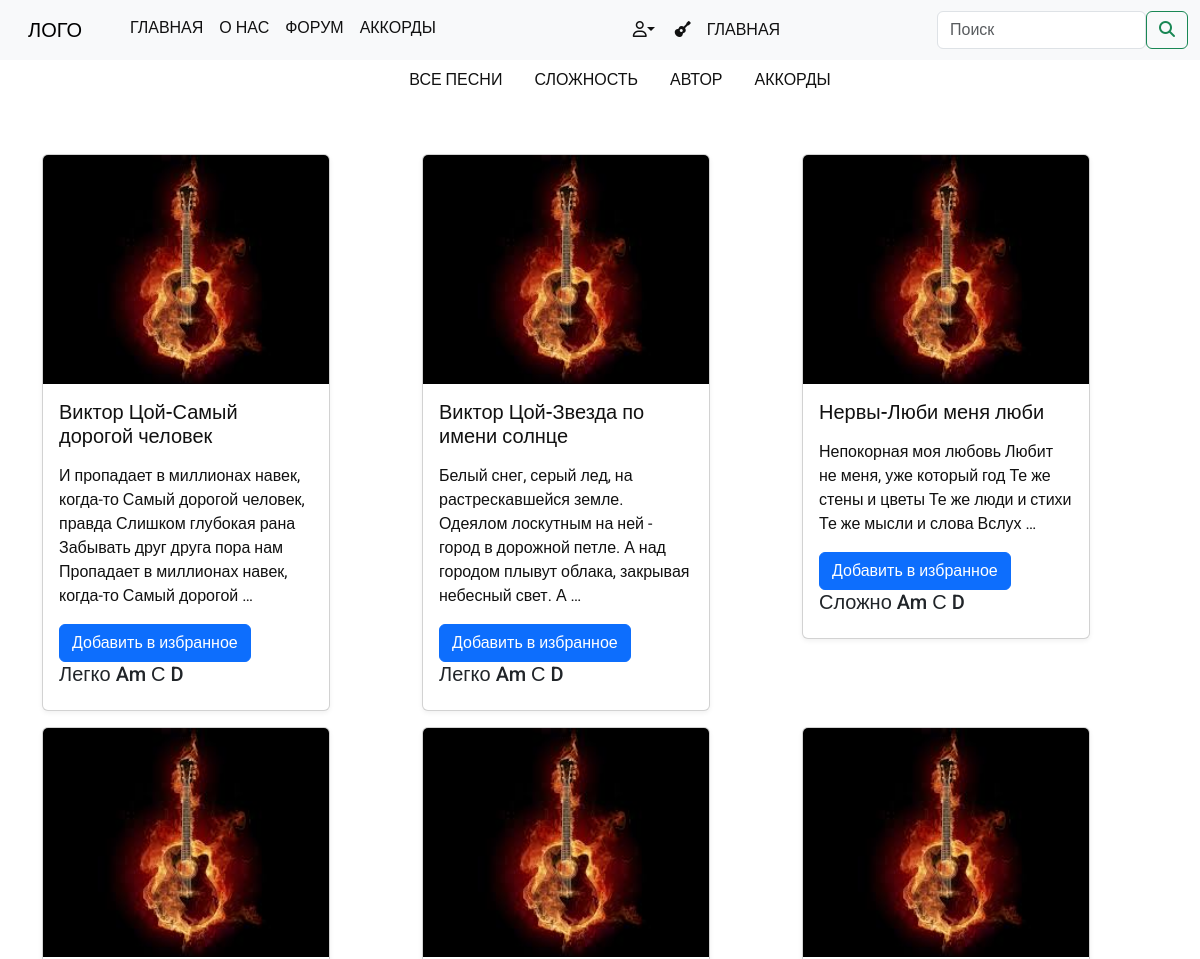
Page /sings/ (upper part) on the earlier database version.
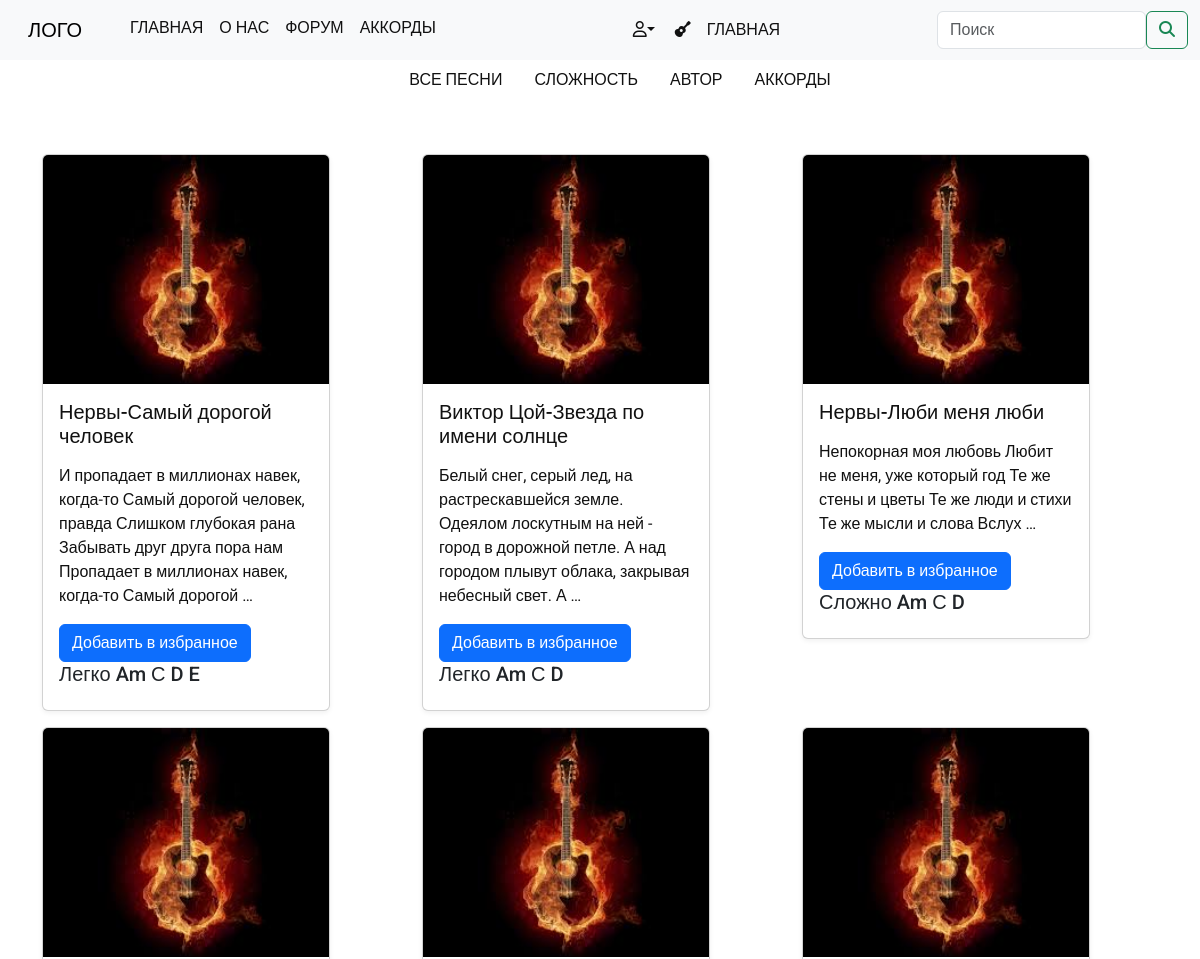
Same page on the later database version.
### guitar/models.py (models this page shows, shortened)
class Sings(models.Model):
    class Status(models.IntegerChoices):
        DRAFT = 0, 'Черновик'
        PUBLISHED = 1, 'Опубликовано'
    title = models.CharField(max_length=50, verbose_name="Название песни")
    slug = models.SlugField(max_length=255, unique=True,db_index=True)
    content = models.TextField(blank=True)
    time_create = models.DateTimeField(auto_now_add=True, verbose_name="Время создания")
    time_update = models.DateTimeField(auto_now=True)
    is_published = models.BooleanField(choices=tuple(map(lambda x:(bool(x[0]),x[1]),Status.choices)), default=Status.DRAFT, verbose_name="Публикация")
    difficult = models.ForeignKey("Difficulty", on_delete=models.PROTECT, related_name="sings", verbose_name="Сложность")
    chords = models.ManyToManyField("Chords", related_name="sings")
    author = models.ForeignKey("Authors", on_delete=models.PROTECT, related_name="sings", verbose_name="Автор")
    objects = models.Manager()
    published = PublishedModel()
    class Meta:
        verbose_name = "Песня"
        verbose_name_plural = "Песни"
        ordering = ["-time_create"]
        indexes = [
            models.Index(fields=["-time_create"]),
        ]
    def get_absolute_url(self):
        return reverse('sing', kwargs={'sing_slug':self.slug})

class Authors(models.Model):
    name = models.CharField(max_length=100, db_index=True, verbose_name="Автор")
    slug = models.SlugField(max_length=255, db_index=True, unique=True)
    class Meta:
        verbose_name = "Автор песни"
        verbose_name_plural = "Авторы песен"
    def get_absolute_url(self):
        return reverse('sings_by_author', kwargs={'author_slug':self.slug})

class Difficulty(models.Model):
    name = models.CharField(max_length=100, db_index=True, verbose_name="Сложность")
    slug = models.SlugField(max_length=255, db_index=True, unique=True)
    class Meta:
        verbose_name = "Сложность песни"
        verbose_name_plural = "Сложность песен"
    def get_absolute_url(self):
        return reverse('sings_by_difficulty', kwargs={'difficult_slug':self.slug})

class Chords(models.Model):
    name = models.CharField(max_length=100, db_index=True, verbose_name="Аккорды")
    slug = models.SlugField(max_length=255, db_index=True, unique=True)

### guitar/views.py (the view, shortened to what this page needs)
# urls.py: path("sings/", views.show_sings, name="sings"),
def show_sings(request, difficult_slug=None , author_slug=None ):
    if difficult_slug:
        difficults = Difficulty.objects.all()
        authors = Authors.objects.all()
        difficult = get_object_or_404(Difficulty, slug=difficult_slug)
        sings = Sings.published.filter(difficult_id=difficult.pk)
        context = {
            "difficult":difficult,
            "sings": sings,
            "difficults": difficults,
            "authors": authors
        }
        return render(request, "guitar/all_sings.html", context)
    else:
        sings = Sings.published.all()
        difficults = Difficulty.objects.all()
        authors = Authors.objects.all()
        context = {
            "sings": sings,
            "difficults": difficults,
            "authors": authors
        }
        return render(request, "guitar/all_sings.html", context)

### guitar/models.py (called while the page is built)
    def get_queryset(self):
        return super().get_queryset().filter(is_published=Sings.Status.PUBLISHED)

### guitar/templates/guitar/all_sings.html (shortened to what this page needs)
{% extends 'base.html' %} {% load static %} {% block content %}
<div class="nav-on-allsings">
  <ul class="nav justify-content-center">
    <li class="nav-item">
      <a class="nav-link" href="{% url 'sings' %}">Все песни</a>
    </li>
    <li class="nav-item dropdown">
      <a
        class="nav-link dropdown-toggle"
        data-bs-toggle="dropdown"
        href="#"
        role="button"
        aria-expanded="false"
        >
        {% if difficult %}
          {{ difficult.name }}
        {% else %}
          Сложность
        {% endif%}
      </a>
    </li>
    <li class="nav-item dropdown">
      <a
        class="nav-link dropdown-toggle"
        data-bs-toggle="dropdown"
        href="#"
        role="button"
        aria-expanded="false"
        >
        {% if author%}
          {{ author.name }}
        {% else %}
          Автор
        {% endif%}
      </a>
    </li>
    <li class="nav-item">
      <a class="nav-link" href="#">Аккорды</a>
    </li>
  </ul>
</div>
{% include "guitar/includes/card_display.html"%} {% endblock content%}

### guitar/templates/guitar/includes/card_display.html
{% load static %}
<section class="main-content">
  <div class="container">
    <div class="row">
      {%for sing in sings%}
      <div class="col-lg-4 col-sm-6 mb-3">
        <a href="{{sing.get_absolute_url}}" class="link-to-sing">
          <div class="card" style="width: 18rem">
            <img
              src="{% static 'guitar/img/5.jpeg' %}"
              class="card-img-top"
              alt="5"
            />
            <div class="card-body">
              <h5 class="card-title">{{sing.author.name}}-{{sing.title}}</h5>
              <p class="card-text">
                {{sing.content|truncatewords:25|linebreaks}}
              </p>
              <a href="##" class="btn btn-primary">Добавить в избранное</a>
              <h5 class="card-title">
                {{sing.difficult.name}}
                {% with sing.chords.all as chords%}
                  {% if chords%}
                    {% for chord in chords%}
                      {{chord.name}}
                    {% endfor %}
                  {% endif %}
                {% endwith %}
              </h5>
            </div>
          </div>
        </a>
      </div>
      {% endfor%}
    </div>
  </div>
</section>

Differences in the rows shown:
changed Sings "Самый дорогой человек": gains Chords (name "E"); author.name "Виктор Цой" → "Нервы"
